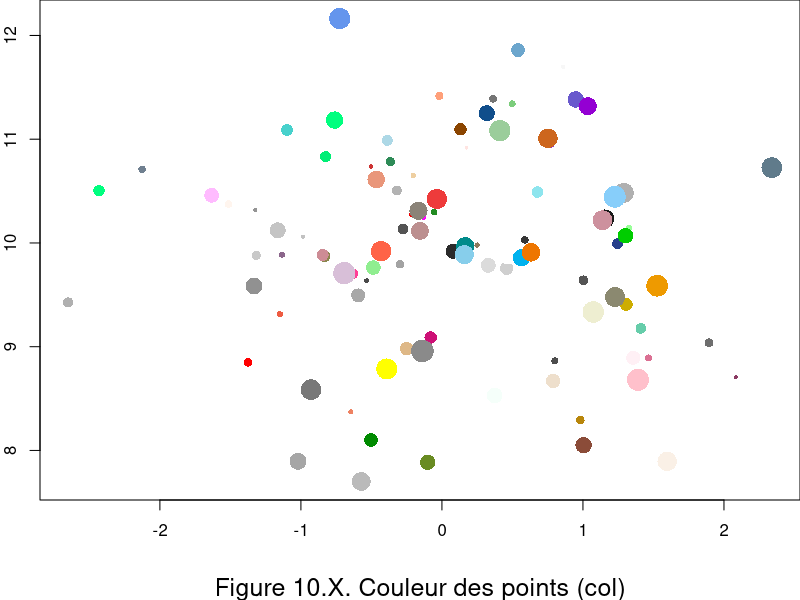
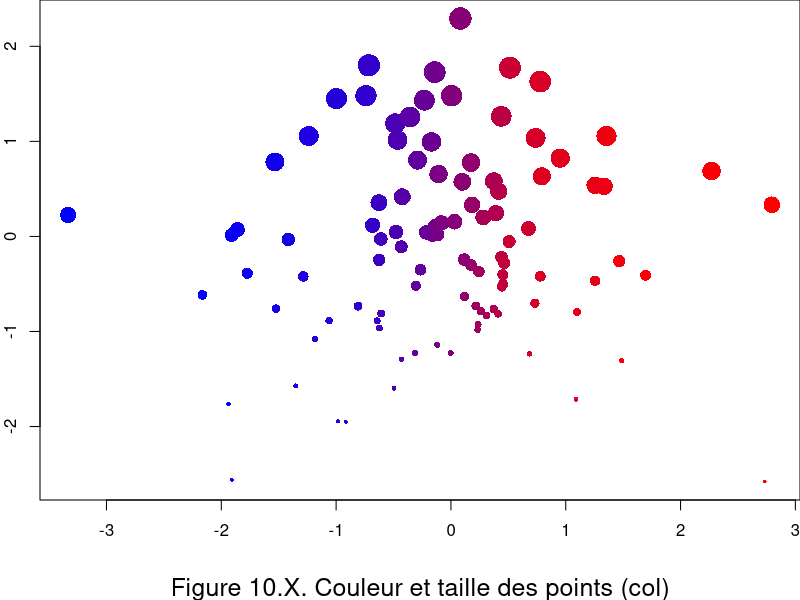
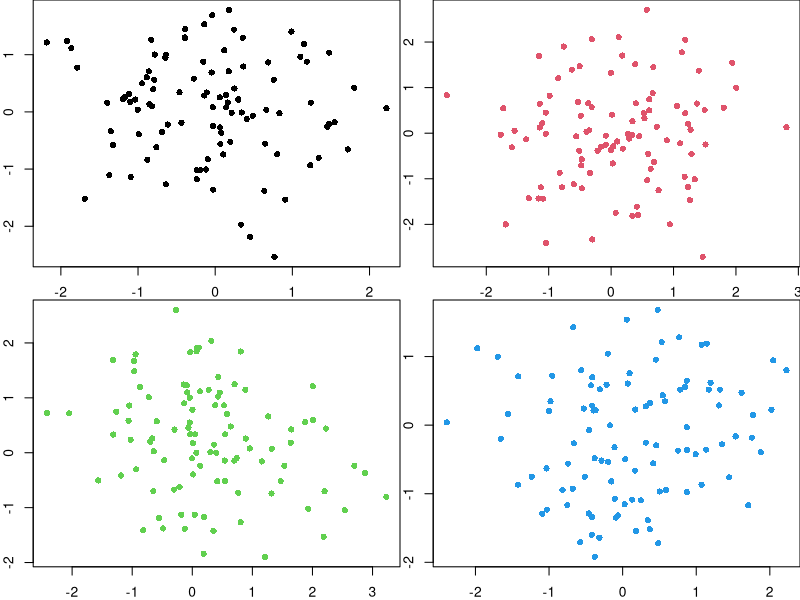
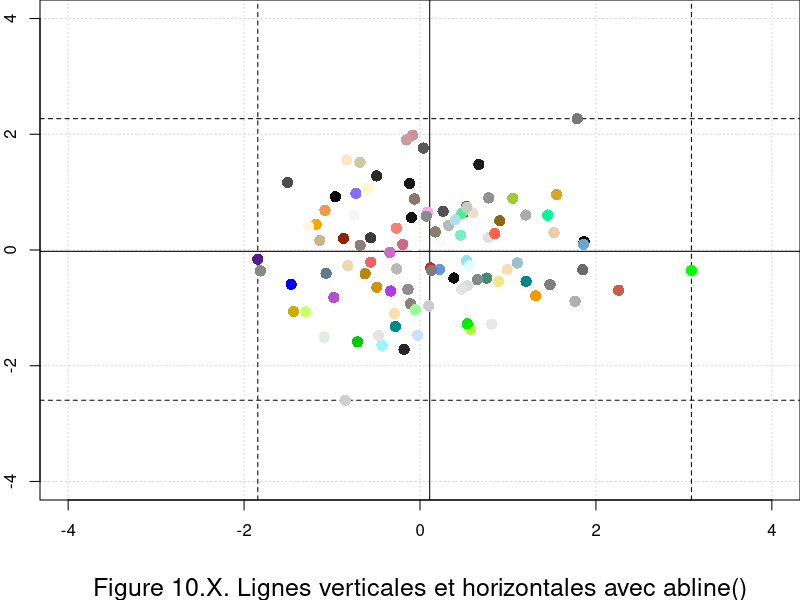
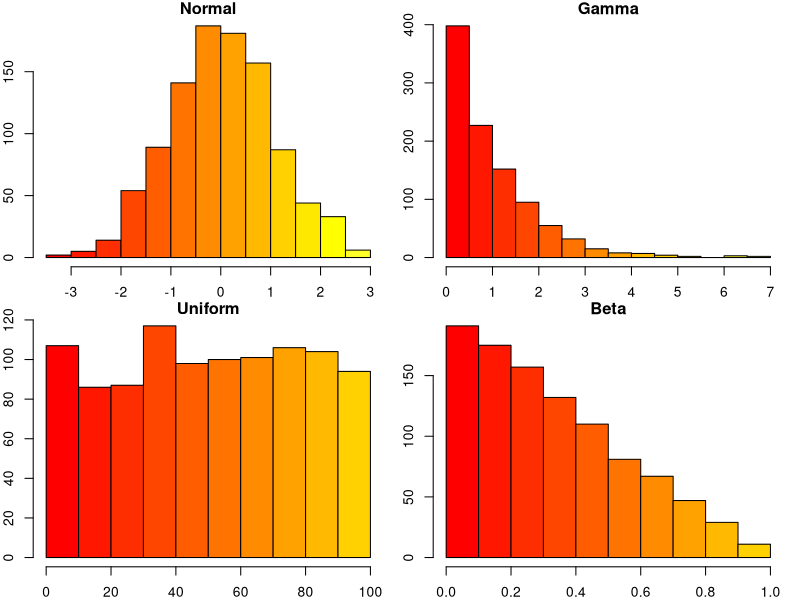

Write the R code that produced these figures, in order.
## ---- chunk 1
myX <- rnorm(100, mean = 0, sd = 1)
myY <- rnorm(100, mean = 10, sd = 1)
par(mar = c(5, 2, 0, 0)) # réduction des marges
plot(x = myX, y = myY, xlab = "", cex.lab = 1.5, ylab = "",
  cex = seq(from = 0.5, to = 3, length.out = 100),
  pch = 16,
  col = sample(colors(), 100), 
  sub = "Figure 10.X. Couleur des points (col)", cex.sub = 1.5)
#```
#
#```{r 021-01-graphiques-7, out.width='45%', echo=FALSE, fig.align='center'}
myX <- rnorm(100)
myY <- rnorm(100)
dfGraph <- data.frame(myX, myY)
dfGraph <- dfGraph[order(dfGraph$myX),]
dfGraph$myCol <- colorRampPalette(c("blue", "red"))(100)
dfGraph <- dfGraph[order(dfGraph$myY),]
dfGraph$myCex <- seq(from = 0.5, to = 3, length.out = 100)
par(mar = c(5, 2, 0, 0)) # réduction des marges
plot(x = dfGraph$myX, y = dfGraph$myY, 
  cex = dfGraph$myCex, pch = 16, col = dfGraph$myCol, 
  xlab = "", ylab = "", 
  sub = "Figure 10.X. Couleur et taille des points (col)", cex.sub = 1.5)
## ---- chunk 2
op <- par(no.readonly = TRUE)
par(mfrow = c(2, 2), mar = c(2, 2, 0, 0))
graph4 <- lapply(1:4, function(i){
  plot(x = rnorm(100), y = rnorm(100),
    xlab = "", ylab = "",
    col = i, pch = 16,)
})
# mtext("Figure 10.X. Quatre graphiques avec lapply()", cex = 1.5, side = 3, line = -31, outer = TRUE)
par(op)
## ---- chunk 3
myX <- rnorm(100)
myY <- rnorm(100)
par(mar = c(5, 2, 0, 0)) 
plot(x = myX, y = myY, xlab = "", ylab = "",
  xlim = c(-4, 4), ylim = c(-4, 4),   
  pch = 16, cex = 1.5, 
  col = sample(colors(), size = 100),
  panel.first = {
    grid()
    abline(v = c(min(myX), max(myX)), lty = 2)
    abline(h = c(min(myY), max(myY)), lty = 2)
    abline(v = mean(myX), lty = 1)
    abline(h = mean(myY), lty = 1)
}, 
  sub = "Figure 10.X. Lignes verticales et horizontales avec abline()", cex.sub = 1.5)
## ---- chunk 4
op <- par(no.readonly = TRUE)
par(mfrow = c(2, 2), mar = c(2, 2, 1, 1))
myX <- list(
  rnorm(1000),
  rgamma(1000, shape = 1),
  sample(1:100, size = 1000, replace = TRUE),
  rbeta(1000, shape1 = 1, shape2 = 2)
)
myTitle <- c("Normal", "Gamma", "Uniform", "Beta")
tr <- lapply(1:4, function(i){
  hist(myX[[i]], 
    col = heat.colors(15), 
    main = myTitle[i]
  )
})
par(op)
